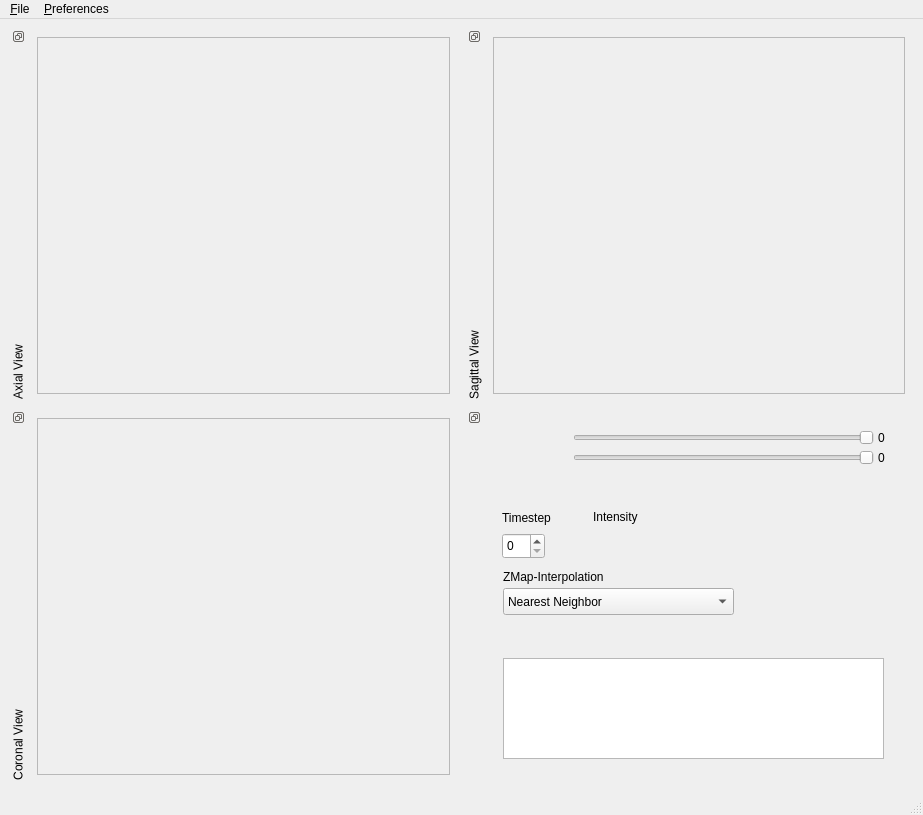
<?xml version="1.0" encoding="UTF-8"?>
<ui version="4.0">
 <class>isisViewerMain</class>
 <widget class="QMainWindow" name="isisViewerMain">
  <property name="geometry">
   <rect>
    <x>0</x>
    <y>0</y>
    <width>923</width>
    <height>815</height>
   </rect>
  </property>
  <property name="windowTitle">
   <string>isisViewer</string>
  </property>
  <widget class="QWidget" name="centralwidget">
   <layout class="QGridLayout" name="gridLayout">
    <item row="0" column="0">
     <widget class="QDockWidget" name="dockWidget">
      <property name="floating">
       <bool>false</bool>
      </property>
      <property name="features">
       <set>QDockWidget::DockWidgetFloatable|QDockWidget::DockWidgetMovable|QDockWidget::DockWidgetVerticalTitleBar</set>
      </property>
      <property name="windowTitle">
       <string>Axial View</string>
      </property>
      <widget class="QWidget" name="dockWidgetContents_10">
       <layout class="QHBoxLayout" name="horizontalLayout">
        <item>
         <widget class="QFrame" name="axialWidget">
          <property name="frameShape">
           <enum>QFrame::StyledPanel</enum>
          </property>
          <property name="frameShadow">
           <enum>QFrame::Raised</enum>
          </property>
         </widget>
        </item>
       </layout>
      </widget>
     </widget>
    </item>
    <item row="0" column="1">
     <widget class="QDockWidget" name="dockWidget_2">
      <property name="floating">
       <bool>false</bool>
      </property>
      <property name="features">
       <set>QDockWidget::DockWidgetFloatable|QDockWidget::DockWidgetMovable|QDockWidget::DockWidgetVerticalTitleBar</set>
      </property>
      <property name="windowTitle">
       <string>Sagittal View</string>
      </property>
      <widget class="QWidget" name="dockWidgetContents_11">
       <layout class="QHBoxLayout" name="horizontalLayout_3">
        <item>
         <widget class="QFrame" name="sagittalWidget">
          <property name="frameShape">
           <enum>QFrame::StyledPanel</enum>
          </property>
          <property name="frameShadow">
           <enum>QFrame::Raised</enum>
          </property>
         </widget>
        </item>
       </layout>
      </widget>
     </widget>
    </item>
    <item row="1" column="0">
     <widget class="QDockWidget" name="dockWidget_3">
      <property name="floating">
       <bool>false</bool>
      </property>
      <property name="features">
       <set>QDockWidget::DockWidgetFloatable|QDockWidget::DockWidgetMovable|QDockWidget::DockWidgetVerticalTitleBar</set>
      </property>
      <property name="allowedAreas">
       <set>Qt::AllDockWidgetAreas</set>
      </property>
      <property name="windowTitle">
       <string>Coronal View</string>
      </property>
      <widget class="QWidget" name="dockWidgetContents_12">
       <layout class="QHBoxLayout" name="horizontalLayout_2">
        <item>
         <widget class="QFrame" name="coronalWidget">
          <property name="frameShape">
           <enum>QFrame::StyledPanel</enum>
          </property>
          <property name="frameShadow">
           <enum>QFrame::Raised</enum>
          </property>
         </widget>
        </item>
       </layout>
      </widget>
     </widget>
    </item>
    <item row="1" column="1">
     <widget class="QDockWidget" name="dockWidget_4">
      <property name="floating">
       <bool>false</bool>
      </property>
      <property name="features">
       <set>QDockWidget::DockWidgetFloatable|QDockWidget::DockWidgetMovable|QDockWidget::DockWidgetVerticalTitleBar</set>
      </property>
      <property name="allowedAreas">
       <set>Qt::AllDockWidgetAreas</set>
      </property>
      <widget class="QWidget" name="dockWidgetContents_13">
       <layout class="QVBoxLayout" name="verticalLayout">
        <item>
         <widget class="QWidget" name="widget" native="true">
          <widget class="QLabel" name="label">
           <property name="geometry">
            <rect>
             <x>100</x>
             <y>90</y>
             <width>54</width>
             <height>18</height>
            </rect>
           </property>
           <property name="text">
            <string>Intensity</string>
           </property>
          </widget>
          <widget class="QSpinBox" name="timestepSpinBox">
           <property name="geometry">
            <rect>
             <x>9</x>
             <y>115</y>
             <width>43</width>
             <height>26</height>
            </rect>
           </property>
          </widget>
          <widget class="QListWidget" name="imageStack">
           <property name="geometry">
            <rect>
             <x>10</x>
             <y>240</y>
             <width>381</width>
             <height>101</height>
            </rect>
           </property>
           <property name="editTriggers">
            <set>QAbstractItemView::DoubleClicked|QAbstractItemView::EditKeyPressed|QAbstractItemView::SelectedClicked</set>
           </property>
           <property name="dragEnabled">
            <bool>true</bool>
           </property>
           <property name="dragDropMode">
            <enum>QAbstractItemView::InternalMove</enum>
           </property>
           <property name="alternatingRowColors">
            <bool>true</bool>
           </property>
           <property name="iconSize">
            <size>
             <width>16</width>
             <height>16</height>
            </size>
           </property>
           <property name="movement">
            <enum>QListView::Free</enum>
           </property>
           <property name="selectionRectVisible">
            <bool>true</bool>
           </property>
          </widget>
          <widget class="QLabel" name="label_2">
           <property name="geometry">
            <rect>
             <x>9</x>
             <y>91</y>
             <width>59</width>
             <height>18</height>
            </rect>
           </property>
           <property name="text">
            <string>Timestep</string>
           </property>
          </widget>
          <widget class="QLabel" name="pxlIntensityContainer">
           <property name="geometry">
            <rect>
             <x>100</x>
             <y>110</y>
             <width>231</width>
             <height>20</height>
            </rect>
           </property>
           <property name="text">
            <string/>
           </property>
          </widget>
          <widget class="QLabel" name="maxLabel">
           <property name="geometry">
            <rect>
             <x>10</x>
             <y>30</y>
             <width>71</width>
             <height>20</height>
            </rect>
           </property>
           <property name="text">
            <string/>
           </property>
          </widget>
          <widget class="QLabel" name="minLabel">
           <property name="geometry">
            <rect>
             <x>0</x>
             <y>10</y>
             <width>81</width>
             <height>21</height>
            </rect>
           </property>
           <property name="text">
            <string/>
           </property>
          </widget>
          <widget class="QComboBox" name="interpolationType">
           <property name="geometry">
            <rect>
             <x>10</x>
             <y>170</y>
             <width>231</width>
             <height>27</height>
            </rect>
           </property>
           <item>
            <property name="text">
             <string>Nearest Neighbor</string>
            </property>
           </item>
           <item>
            <property name="text">
             <string>Linear</string>
            </property>
           </item>
          </widget>
          <widget class="QLabel" name="label_3">
           <property name="geometry">
            <rect>
             <x>10</x>
             <y>150</y>
             <width>171</width>
             <height>18</height>
            </rect>
           </property>
           <property name="text">
            <string>ZMap-Interpolation</string>
           </property>
          </widget>
          <widget class="QSlider" name="lowerThreshold">
           <property name="geometry">
            <rect>
             <x>80</x>
             <y>10</y>
             <width>301</width>
             <height>20</height>
            </rect>
           </property>
           <property name="maximum">
            <number>999</number>
           </property>
           <property name="orientation">
            <enum>Qt::Horizontal</enum>
           </property>
           <property name="invertedAppearance">
            <bool>true</bool>
           </property>
           <property name="invertedControls">
            <bool>true</bool>
           </property>
          </widget>
          <widget class="QSlider" name="upperThreshold">
           <property name="geometry">
            <rect>
             <x>80</x>
             <y>30</y>
             <width>301</width>
             <height>20</height>
            </rect>
           </property>
           <property name="minimum">
            <number>0</number>
           </property>
           <property name="maximum">
            <number>999</number>
           </property>
           <property name="value">
            <number>0</number>
           </property>
           <property name="orientation">
            <enum>Qt::Horizontal</enum>
           </property>
           <property name="invertedAppearance">
            <bool>true</bool>
           </property>
          </widget>
          <widget class="QLabel" name="label_4">
           <property name="geometry">
            <rect>
             <x>385</x>
             <y>11</y>
             <width>16</width>
             <height>18</height>
            </rect>
           </property>
           <property name="text">
            <string>0</string>
           </property>
          </widget>
          <widget class="QLabel" name="label_5">
           <property name="geometry">
            <rect>
             <x>385</x>
             <y>31</y>
             <width>16</width>
             <height>18</height>
            </rect>
           </property>
           <property name="text">
            <string>0</string>
           </property>
          </widget>
         </widget>
        </item>
       </layout>
      </widget>
     </widget>
    </item>
   </layout>
  </widget>
  <widget class="QMenuBar" name="menubar">
   <property name="geometry">
    <rect>
     <x>0</x>
     <y>0</y>
     <width>923</width>
     <height>25</height>
    </rect>
   </property>
   <widget class="QMenu" name="menu_File">
    <property name="title">
     <string>&amp;File</string>
    </property>
    <widget class="QMenu" name="menuOpen_Image_as">
     <property name="title">
      <string>Open Image as</string>
     </property>
     <addaction name="actionAnatomical_Image"/>
     <addaction name="actionZ_Map"/>
    </widget>
    <addaction name="action_Open_Image"/>
    <addaction name="menuOpen_Image_as"/>
    <addaction name="separator"/>
    <addaction name="action_Exit"/>
   </widget>
   <widget class="QMenu" name="menu_Preferences">
    <property name="title">
     <string>&amp;Preferences</string>
    </property>
    <widget class="QMenu" name="menuQuick_Settings">
     <property name="title">
      <string>&amp;Quick Settings</string>
     </property>
     <addaction name="actionShow_labels"/>
     <addaction name="actionAutomatic_Scaling"/>
    </widget>
    <widget class="QMenu" name="menuSpatiality">
     <property name="title">
      <string>Spatiality</string>
     </property>
     <addaction name="actionIgnore_Orientation"/>
    </widget>
    <addaction name="menuQuick_Settings"/>
    <addaction name="menuSpatiality"/>
   </widget>
   <addaction name="menu_File"/>
   <addaction name="menu_Preferences"/>
  </widget>
  <widget class="QStatusBar" name="statusbar"/>
  <action name="action_Open_Image">
   <property name="text">
    <string>&amp;Open Image</string>
   </property>
   <property name="shortcut">
    <string>Ctrl+O</string>
   </property>
  </action>
  <action name="action_Exit">
   <property name="text">
    <string>&amp;Exit</string>
   </property>
  </action>
  <action name="actionAnatomical_Image">
   <property name="text">
    <string>Anatomical Image</string>
   </property>
  </action>
  <action name="actionZ_Map">
   <property name="text">
    <string>Z-Map</string>
   </property>
  </action>
  <action name="actionShow_labels">
   <property name="text">
    <string>Show &amp;labels</string>
   </property>
   <property name="shortcut">
    <string>Ctrl+L</string>
   </property>
  </action>
  <action name="actionShow_Toolbox">
   <property name="text">
    <string>Show &amp;Toolbox</string>
   </property>
  </action>
  <action name="actionAxial">
   <property name="text">
    <string>Axial</string>
   </property>
  </action>
  <action name="actionSagittal">
   <property name="text">
    <string>Sagittal</string>
   </property>
  </action>
  <action name="actionCoronal">
   <property name="text">
    <string>Coronal</string>
   </property>
  </action>
  <action name="actionSet">
   <property name="text">
    <string>Set</string>
   </property>
  </action>
  <action name="actionIgnore_Orientation">
   <property name="checkable">
    <bool>true</bool>
   </property>
   <property name="text">
    <string>&amp;Ignore Orientation</string>
   </property>
  </action>
  <action name="actionAutomatic_Scaling">
   <property name="checkable">
    <bool>true</bool>
   </property>
   <property name="text">
    <string>&amp;Automatic scaling</string>
   </property>
   <property name="shortcut">
    <string>Ctrl+S</string>
   </property>
  </action>
 </widget>
 <resources>
  <include location="../resources/viewer.qrc"/>
 </resources>
 <connections/>
</ui>
